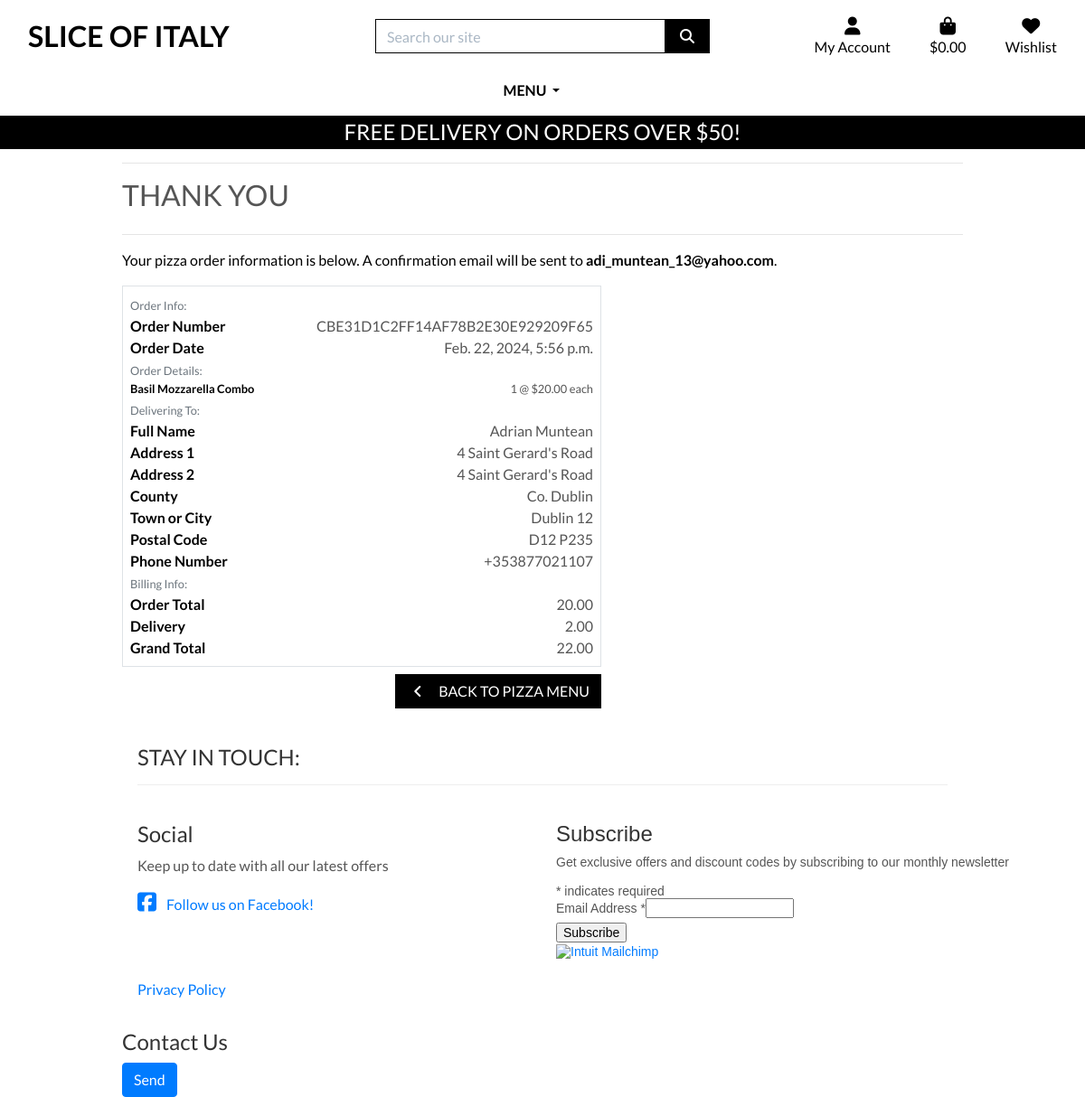
Screenshot of /profile/order_history/CBE31D1C2FF14AF78B2E30E929209F65 with the database file from the repository.
### checkout/models.py (models this page shows, shortened)
class Order(models.Model):
    order_number = models.CharField(max_length=32, null=False, editable=False)
    user_profile = models.ForeignKey(UserProfile, on_delete=models.SET_NULL,
                                     null=True, blank=True, related_name='orders')
    full_name = models.CharField(max_length=50, null=False, blank=False)
    email = models.EmailField(max_length=254, null=False, blank=False)
    phone_number = models.CharField(max_length=20, null=False, blank=False)
    postcode = models.CharField(max_length=20, null=True, blank=True)
    town_or_city = models.CharField(max_length=40, null=False, blank=False)
    street_address1 = models.CharField(max_length=80, null=False, blank=False)
    street_address2 = models.CharField(max_length=80, null=True, blank=True)
    county = models.CharField(max_length=80, null=True, blank=True)
    date = models.DateTimeField(auto_now_add=True)
    delivery_cost = models.DecimalField(max_digits=6, decimal_places=2, null=False, default=0)
    order_total = models.DecimalField(max_digits=10, decimal_places=2, null=False, default=0)
    grand_total = models.DecimalField(max_digits=10, decimal_places=2, null=False, default=0)
    original_bag = models.TextField(null=False, blank=False, default='')
    stripe_pid = models.CharField(max_length=254, null=False, blank=False, default='')

class OrderLineItem(models.Model):
    order = models.ForeignKey(Order, null=False, blank=False, on_delete=models.CASCADE, related_name='lineitems')
    pizza = models.ForeignKey(Pizza, null=False, blank=False, on_delete=models.CASCADE)
    quantity = models.IntegerField(null=False, blank=False, default=0)
    lineitem_total = models.DecimalField(max_digits=6, decimal_places=2, null=False, blank=False, editable=False)

### pizzas/models.py (models this page shows, shortened)
class Pizza(models.Model):
    category = models.ForeignKey('Category', null=True, blank=True, on_delete=models.SET_NULL)
    sku = models.CharField(max_length=254, null=True, blank=True)
    name = models.CharField(max_length=254)
    description = models.TextField()
    price = models.DecimalField(max_digits=6, decimal_places=2)
    rating = models.DecimalField(max_digits=6, decimal_places=2, null=True, blank=True)
    image_url = models.URLField(max_length=1024, null=True, blank=True)
    image = models.ImageField(null=True, blank=True)

### profiles/views.py (the view)
# urls.py: path('order_history/<order_number>', views.order_history, name='order_history'),
def order_history(request, order_number):
    order = get_object_or_404(Order, order_number=order_number)
    messages.info(request, (
        f'This is a past confirmation for order number {order_number}. '
        'A confirmation email was sent on the order date.'
    ))
    template = 'checkout/checkout_success.html'
    context = {
        'order': order,
        'from_profile': True,
    }
    return render(request, template, context)

### bag/contexts.py (called while the page is built, shortened)
def bag_contents(request):
    bag_items = []
    total = 0
    pizza_count = 0
    bag = request.session.get('bag', {})
    if total < settings.FREE_DELIVERY_THRESHOLD:
        delivery = total * Decimal(settings.STANDARD_DELIVERY_PERCENTAGE / 100)
        free_delivery_delta = settings.FREE_DELIVERY_THRESHOLD - total
    else:
        delivery = 0
        free_delivery_delta = 0
    grand_total = delivery + total
    context = {
        'bag_items': bag_items,
        'total': total,
        'pizza_count': pizza_count,
        'delivery': delivery,
        'free_delivery_delta': free_delivery_delta,
        'free_delivery_threshold': settings.FREE_DELIVERY_THRESHOLD,
        'grand_total': grand_total,
    }
    return context

### checkout/templates/checkout/checkout_success.html (shortened to what this page needs)
{% extends "base.html" %}
{% load static %}
{% block extra_css %}
    <link rel="stylesheet" href="{% static 'css/checkout.css' %}">
{% endblock %}
{% block page_header %}
    <div class="container header-container">
    </div>
{% endblock %}
{% block content %}
    <div class="overlay"></div>
    <div class="container">
        <div class="row">
            <div class="col">
                <hr>
                <h2 class="logo-font mb-4">Thank You</h2>
                <hr>
                <p class="text-black">Your pizza order information is below. A confirmation email will be sent to <strong>{{ order.email }}</strong>.</p>
            </div>
        </div>
        <div class="row">
            <div class="col-12 col-lg-7">
                <div class="order-confirmation-wrapper p-2 border">
                    <div class="row">
                        <div class="col">
                            <small class="text-muted">Order Info:</small>
                        </div>
                    </div>
                    <div class="row">
                        <div class="col-12 col-md-4">
                            <p class="mb-0 text-black font-weight-bold">Order Number</p>
                        </div>
                        <div class="col-12 col-md-8 text-md-right">
                            <p class="mb-0">{{ order.order_number }}</p>
                        </div>
                    </div>
                    <div class="row">
                        <div class="col-12 col-md-4">
                            <p class="mb-0 text-black font-weight-bold">Order Date</p>
                        </div>
                        <div class="col-12 col-md-8 text-md-right">
                            <p class="mb-0">{{ order.date }}</p>
                        </div>
                    </div>
                    <div class="row">
                        <div class="col">
                            <small class="text-muted">Order Details:</small>
                        </div>
                    </div>
                    {% for item in order.lineitems.all %}
                    <div class="row">
                        <div class="col-12 col-md-4">
                            <p class="small mb-0 text-black font-weight-bold">
                                {{ item.pizza.name }}
                            </p>
                        </div>
                        <div class="col-12 col-md-8 text-md-right">
                            <p class="small mb-0">{{ item.quantity }} @ ${{ item.pizza.price }} each</p>
                        </div>
                    </div>
                    {% endfor %}
                    <div class="row">
                        <div class="col">
                            <small class="text-muted">Delivering To:</small>
                        </div>
                    </div>
                    <div class="row">
                        <div class="col-12 col-md-4">
                            <p class="mb-0 text-black font-weight-bold">Full Name</p>
                        </div>
                        <div class="col-12 col-md-8 text-md-right">
                            <p class="mb-0">{{ order.full_name }}</p>
                        </div>
                    </div>
                    <div class="row">
                        <div class="col-12 col-md-4">
                            <p class="mb-0 text-black font-weight-bold">Address 1</p>
                        </div>
                        <div class="col-12 col-md-8 text-md-right">
                            <p class="mb-0">{{ order.street_address1 }}</p>
                        </div>
                    </div>
                    {% if order.street_address2 %}
                    <div class="row">
                        <div class="col-12 col-md-4">
                            <p class="mb-0 text-black font-weight-bold">Address 2</p>
                        </div>
                        <div class="col-12 col-md-8 text-md-right">
                            <p class="mb-0">{{ order.street_address1 }}</p>
                        </div>
                    </div>
                    {% endif %}
                    {% if order.county %}
                    <div class="row">
                        <div class="col-12 col-md-4">
                            <p class="mb-0 text-black font-weight-bold">County</p>
                        </div>
                        <div class="col-12 col-md-8 text-md-right">
                            <p class="mb-0">{{ order.county }}</p>
                        </div>
                    </div>
                    {% endif %}
                    <div class="row">
                        <div class="col-12 col-md-4">
                            <p class="mb-0 text-black font-weight-bold">Town or City</p>
                        </div>
                        <div class="col-12 col-md-8 text-md-right">
                            <p class="mb-0">{{ order.town_or_city }}</p>
                        </div>
                    </div>
                    {% if order.postcode %}
                    <div class="row">
                        <div class="col-12 col-md-4">
                            <p class="mb-0 text-black font-weight-bold">Postal Code</p>
                        </div>
                        <div class="col-12 col-md-8 text-md-right">
                            <p class="mb-0">{{ order.postcode }}</p>
                        </div>
                    </div>
                    {% endif %}
                    <div class="row">
                        <div class="col-12 col-md-4">
                            <p class="mb-0 text-black font-weight-bold">Phone Number</p>
                        </div>
                        <div class="col-12 col-md-8 text-md-right">
                            <p class="mb-0">{{ order.phone_number }}</p>
                        </div>
                    </div>
                    <div class="row">
                        <div class="col">
                            <small class="text-muted">Billing Info:</small>
                        </div>
                    </div>
                    <div class="row">
                        <div class="col-12 col-md-4">
                            <p class="mb-0 text-black font-weight-bold">Order Total</p>
                        </div>
                        <div class="col-12 col-md-8 text-md-right">
                            <p class="mb-0">{{ order.order_total }}</p>
                        </div>
                    </div>
                    <div class="row">
                        <div class="col-12 col-md-4">
                            <p class="mb-0 text-black font-weight-bold">Delivery</p>
                        </div>
                        <div class="col-12 col-md-8 text-md-right">
                            <p class="mb-0">{{ order.delivery_cost }}</p>
                        </div>
                    </div>
                    <div class="row">
                        <div class="col-12 col-md-4">
                            <p class="mb-0 text-black font-weight-bold">Grand Total</p>
                        </div>
                        <div class="col-12 col-md-8 text-md-right">
                            <p class="mb-0">{{ order.grand_total }}</p>
                        </div>
                    </div>
                </div>
            </div>
        </div>
        <div class="row">
			<div class="col-12 col-lg-7 text-right">
                <a href="{% url 'pizzas' %}" class="btn btn-black rounded-0 my-2">
                    <span class="icon mr-2">
                        <i class="fas fa-angle-left"></i>
                    </span>
                    <span class="text-uppercase">Back to Pizza Menu</span>
                </a>
			</div>
		</div>
    </div>
{% endblock %}

### static/css/base.css (style rules this page uses)
html { height: 100%; }
body { background: url('/media/ivan-torres-MQUqbmszGGM-unsplash (1).jpg') no-repeat center center fixed; background-size: cover; height: calc(100vh - 164px); color: #555; font-family: 'Lato'; }
.icon { align-items: center; display: inline-flex; justify-content: center; height: 1.5rem; width: 1.5rem; }
.logo-font { text-transform: uppercase; }
.btn-black { background: black; color: white; }
.text-black { color: #000 !important; }
.overlay { height: 100%; width: 100%; top: 0; left: 0; position: fixed; background: white; z-index: -1; }
@media (min-width: 1200px) { .container { max-width: 80%; } }
@media (min-width: 992px) { .header-container { padding-top: 164px; } }

### rows the page displays
Order: email "adi_muntean_13@yahoo.com", order_number "CBE31D1C2FF14AF78B2E30E929209F65", date "Feb. 22, 2024, 5:56 p.m.", full_name "Adrian Muntean", street_address1 "4 Saint Gerard's Road", county "Co. Dublin", town_or_city "Dublin 12", postcode "D12 P235", phone_number "+353877021107", order_total "20.00", delivery_cost "2.00", grand_total "22.00"
OrderLineItem: pizza.name "Basil Mozzarella Combo", quantity "1", pizza.price "20.00"

### other values shown
{{ free_delivery_threshold }} "50"
